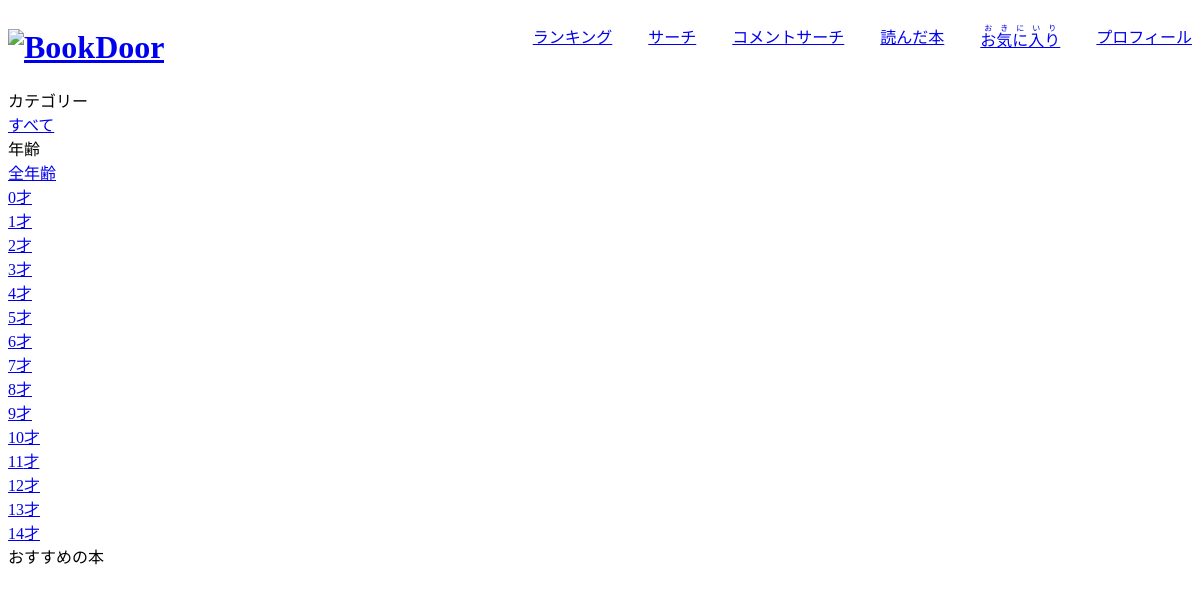
Before: / with the older database file.
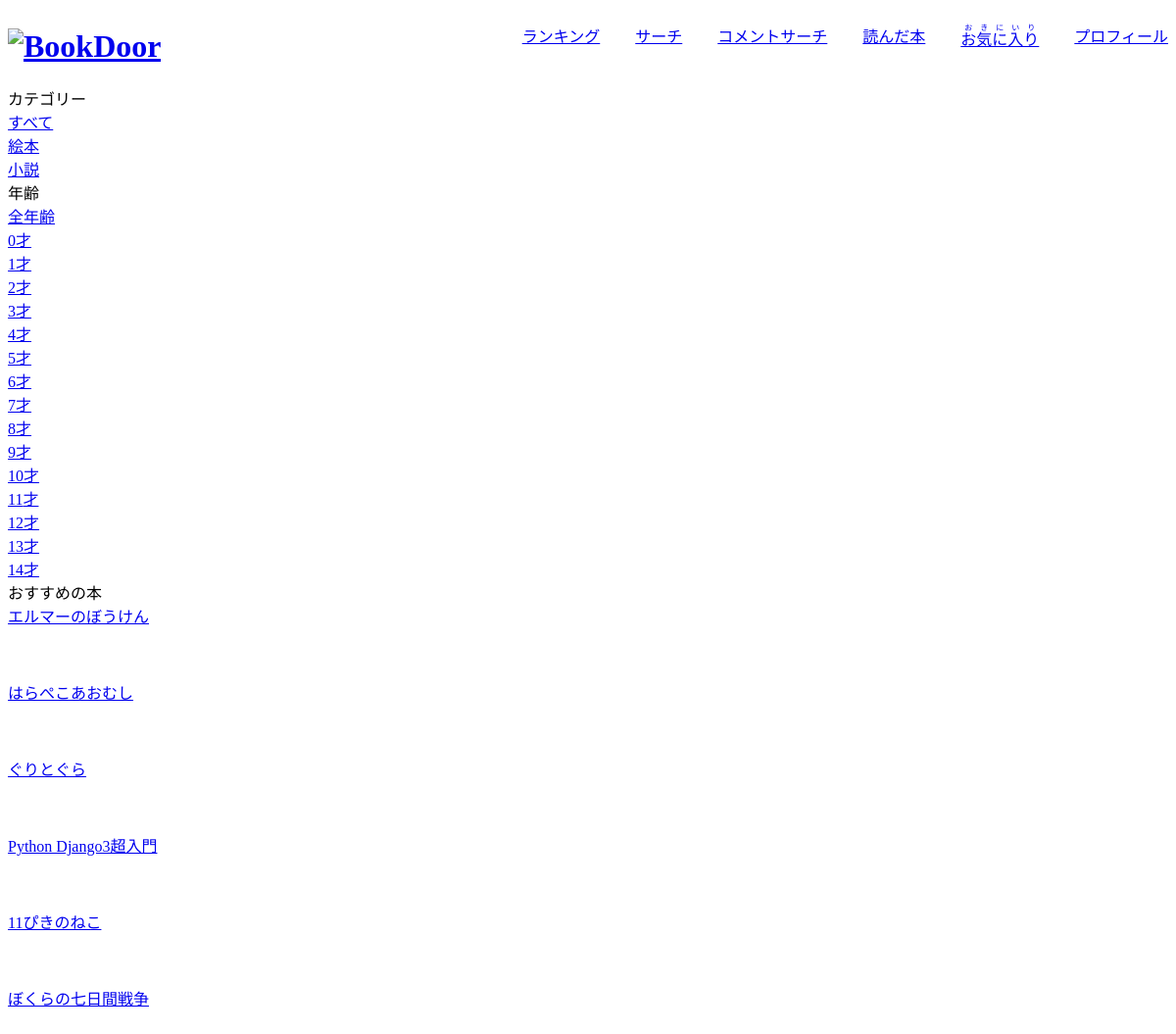
After: the same page with the newer database file.
### bookdoor/models.py (models this page shows, shortened)
class Category(models.Model):
  category=models.CharField(max_length=20)

class Book(models.Model):
  title=models.CharField(max_length=100)
  author=models.CharField(max_length=100,blank=True, null=True)
  illustrator=models.CharField(max_length=100,blank=True, null=True)
  translator=models.CharField(max_length=100,blank=True, null=True)
  publisher=models.CharField(max_length=100,blank=True, null=True)
  category_id=models.IntegerField(blank=True, null=True)
  url=models.CharField(max_length=100,blank=True, null=True)
  code=models.CharField(max_length=10)
  evaluation=models.FloatField(default=0)
  date=models.DateField(blank=True, null=True)

### bookdoor/views.py (the view, shortened to what this page needs)
# urls.py: path(r'',BookDoorView.as_view(), name='index'),
class BookDoorView(TemplateView):
  def __init__(self,):
    self.params={
      'books':'',
      'attention':'',
      'category':Category.objects.all(),
      'age_range':range(15),
    }
  def get(self,request):
    def default_ranking():
      ranking=[]
      books=Book.objects.all()
      today=datetime.date.today()
      if request.user.is_authenticated:
        birthday=request.user.birthday
        age=(int(today.strftime("%Y%m%d")) - int(birthday.strftime("%Y%m%d"))) // 10000
      for book in books:
        average=0.0
        total=0
        count=0
        book_comments=BookComment.objects.filter(book=book)
        if request.user.is_authenticated:
          book_comments=BookComment.objects.filter(book=book,\
            age__gte=age-1,age__lte=age+1)
        for book_comment in book_comments:
          if (int(today.strftime("%Y%m%d")) - \
            int(book_comment.date.strftime("%Y%m%d"))) <=100:
            item=1.25
          else:
            item=1
          total+=book_comment.evaluation*item
          count+=1
        if count == 0:
          count=1
        average=total/count
        ranking.append((book.id-1,average))
      return sorted(ranking, key=lambda r: r[1], reverse=True)
    def first_scores(user,book_count):
      book_comments=BookComment.objects.filter(writer=user)
      item=np.zeros(book_count)
      for book_comment in book_comments:
        id=book_comment.book_id
        item[id-1]=book_comment.evaluation
      return item
    def create_scores(target_user,book_count):
      scores=[]
      scores.append(first_scores(target_user,book_count))
      users=CustomUser.objects.all()
      for user in users:
        if user == target_user:
          continue
        book_comments=BookComment.objects.filter(writer=user)
        if len(book_comments) == 0:
          continue
        item=np.zeros(book_count)
        for book_comment in book_comments:
          id=book_comment.book_id
          item[id-1]=book_comment.evaluation
        scores.append(item)
      return np.array(scores)
    def create_age_scores(target_user,book_count):
      scores=[]
      scores.append(first_scores(target_user,book_count))
      today=datetime.date.today()
      birthday=request.user.birthday
      age=(int(today.strftime("%Y%m%d")) - int(birthday.strftime("%Y%m%d"))) // 10000
      users=CustomUser.objects.all()
      for user in users:
        if user == target_user:
          continue
        book_comments=BookComment.objects.filter(writer=user,\
          age__gte=age-1,age__lte=age+1)
        if len(book_comments) == 0:
          continue
        item=np.zeros(book_count)
        for book_comment in book_comments:
          id=book_comment.book_id
          item[id-1]=book_comment.evaluation
        scores.append(item)
      return np.array(scores)
    def get_correlation_coefficents(scores, target_user_index):
      similarities = []
      target = scores[target_user_index]
      for i, score in enumerate(scores):
        indices = np.where((target * score ) != 0)[0]
        if len(indices) < 3 or i == target_user_index:
          continue
        similarity = np.corrcoef(target[indices], score[indices])[0, 1]
        if np.isnan(similarity):
          continue
        similarities.append((i, similarity))
      return sorted(similarities, key=lambda s: s[1], reverse=True)
    def predict(scores, similarities, target_user_index, target_item_index):
      target = scores[target_user_index]
      avg_target = np.mean(target[np.where(target > 0)])
      numerator = 0.0
      denominator = 0.0
      k = 0
      for similarity in similarities:
        if k > 5 or similarity[1] <= 0.0:
          break
        score = scores[similarity[0]]
        if score[target_item_index] >= 0:
          denominator += similarity[1]
          numerator += similarity[1] * (score[target_item_index] - np.mean(score[np.where(score >= 0)]))
          k += 1
      return avg_target + (numerator / denominator) if denominator > 0 else -1
    def rank_items(scores, similarities, target_user_index,book_count):
      rankings = []
      target = scores[target_user_index]
      for i in range(book_count):
        if target[i] >= 1:
          continue
        rankings.append((i, predict(scores, similarities, target_user_index, i)))
      return sorted(rankings, key=lambda r: r[1], reverse=True)
    def mean_adjustment(scores):
      scores_nan = np.copy(scores)
      scores_nan[scores_nan == 0] = np.nan
      adjusted_scores = np.ndarray(shape=scores_nan.shape)
      for i, score in enumerate(scores_nan):
          adjusted_scores[i] = score - np.nanmean(score)
      return np.nan_to_num(adjusted_scores)
    def item_get_cos_similarities(scores, target_item_index):
      similarities = []
      items = mean_adjustment(scores).transpose()
      target_item = items[target_item_index]
      for i, item in enumerate(items):
        if i == target_item_index:
          continue
        similarity = np.dot(target_item, item.T) / (np.linalg.norm(target_item) * np.linalg.norm(item))
        similarities.append((i, similarity))
      return sorted(similarities, key=lambda s: s[1], reverse=True)
    def item_predict(scores, similarities, target_user_index):
      numerator = 0.0
      denominator = 0.0
      k = 0
      target = scores[target_user_index]
      for similarity in similarities:
          if (k >= 5 or similarity[1] <= 0):
              break
          if (target[similarity[0]] == 0):
              continue
          numerator += similarity[1] * target[similarity[0]]
          denominator += similarity[1]
          k += 1
      return numerator / denominator if denominator != 0.0 else -1
    def item_rank_items(scores, similarities, target_user_index,book_count):
      ranking = []
      for i in range(book_count):
        if scores[target_user_index][i] > 0:
          continue
        similarities =  item_get_cos_similarities(scores, i)
        predict_score = item_predict(scores, similarities, target_user_index)
        ranking.append((i, predict_score))
      return sorted(ranking, key=lambda r: r[1], reverse=True)
    def youser_filter(ranking_origin,target_user):
      comments=BookComment.objects.filter(writer=target_user)
      number_list=[]
      ranking=[]
      for comment in comments:
        number_list.append(comment.book_id-1)
      for rank in ranking_origin:
        if rank[0] not in number_list:
          ranking.append(rank)
      return ranking
    if request.user.is_authenticated:
      target_user=self.request.user
      last_book = Book.objects.all().last()
      book_count = last_book.id
      scores=create_scores(target_user,book_count)
      age_scores=create_age_scores(target_user,book_count)
      target_user_index = 0
      similarities = get_correlation_coefficents(scores, target_user_index)
      if len(similarities) !=0 and similarities[0][1] > 0:
        rank = rank_items(age_scores, similarities, target_user_index,book_count)
      else:
        rank = item_rank_items(age_scores, similarities, target_user_index,book_count)
        if len(rank) == 0:
          self.params['attention'] = 1
        elif np.isnan(rank[0][1]):
          ranking_origin=default_ranking()
          rank=youser_filter(ranking_origin,target_user)
    else:
      rank=default_ranking()
    books = []
    for id in rank:
      book=Book.objects.filter(id=id[0]+1)
      if len(book) != 0:
        books.append(book[0])
    if len(books) == 0:
      books=Book.objects.all().order_by('date').reverse()
    self.params['books']=books
    return render(request,'bookdoor/index.html', self.params)

### bookdoor/templates/bookdoor/index.html (shortened to what this page needs)
{% extends 'bookdoor/layout.html' %}
{% block content %}
<div>
  カテゴリー
  <div><a href="{% url 'bookdoor:index'%}">すべて</a></div>
  {% for item in category %}
  <div>
    <a href="{% url 'bookdoor:book_condition' item.id 0 %}">{{ item.category }}</a>
  </div>
  {% endfor %}
</div>
<div>
  年齢
  <div><a href="{% url 'bookdoor:index'%}">全年齢</a></div>
  {% for item in age_range %}
  <div>
    <a href="{% url 'bookdoor:book_condition' 0 item %}">{{ item }}才</a>
  </div>
  {% endfor %}
</div>
<div>
  <div>おすすめの本</div>
  {% if attention == 1 %}
  <duv>あなたはすべての本を読みました</duv>
  {% else %}
  {% for item in books %}
  <div><a href="{% url 'bookdoor:book_detail' item.code %}">{{ item.title }}</a></div>
  <br><br><br>
  {% endfor %}
  {% endif %}
</div>
{% endblock %}

Changed rows visible on the page:
added Category: category "絵本"
added Category: category "小説"
added Book: title "エルマーのぼうけん"
added Book: title "はらぺこあおむし"
added Book: title "ぐりとぐら"
added Book: title "Python Django3超入門"
added Book: title "11ぴきのねこ"
added Book: title "ぼくらの七日間戦争"
